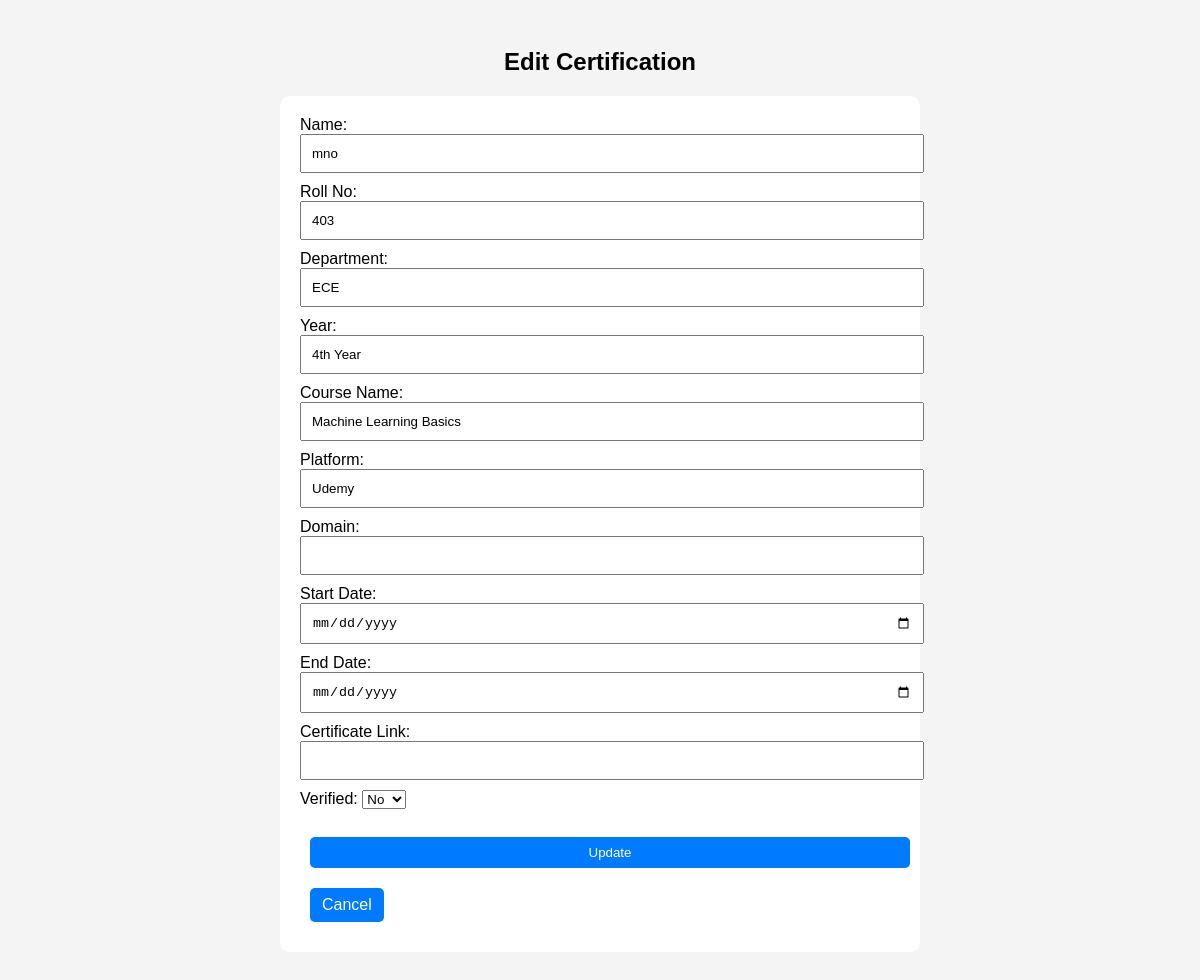
The app's page /edit/51 (signed in), older data.
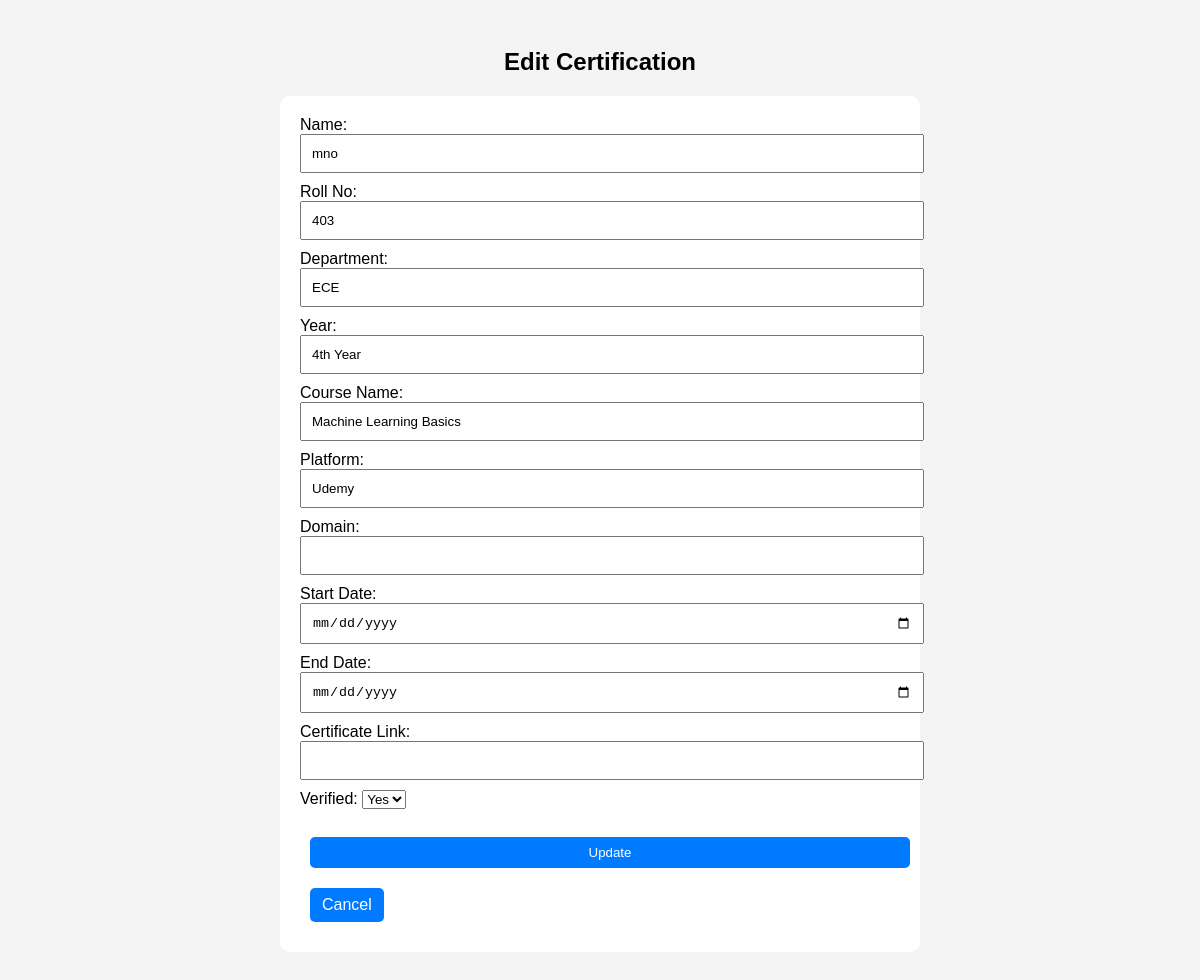
The same page, newer data.
### tables this page shows
CREATE TABLE certifications (
            id INTEGER PRIMARY KEY AUTOINCREMENT,
            name TEXT,
            roll_no TEXT,
            department TEXT,
            year TEXT,
            course_name TEXT,
            platform TEXT,
            domain TEXT,
            start_date TEXT,
            end_date TEXT,
            certificate_link TEXT,
            verified TEXT DEFAULT 'No'
        , completed TEXT DEFAULT 'Not Completed', academic_year TEXT);

### app.py (the view, shortened to what this page needs)
@app.route('/edit/<int:cert_id>', methods=['GET', 'POST'])
def edit_cert(cert_id):
    if 'username' not in session:
        return redirect(url_for('login'))
    conn = sqlite3.connect(DATABASE)
    c = conn.cursor()
    c.execute("SELECT * FROM certifications WHERE id = ?", (cert_id,))
    cert = c.fetchone()
    if session['role'] != 'admin' and cert[3] != session['department']:
        conn.close()
        return "Unauthorized", 403
    conn.close()
    return render_template("edit.html", cert=cert)

### templates/edit.html (shortened to what this page needs)
<!doctype html>
<html>
<head>
    <link rel="stylesheet" href="{{ url_for('static', filename='css/style.css') }}">
</head>
<body>
    <h2 style="text-align:center;">Edit Certification</h2>
    <form method="POST" style="max-width: 600px; margin: auto;">
        <label>Name:</label><input type="text" name="name" value="{{ cert[1] }}" required><br>
        <label>Roll No:</label><input type="text" name="roll_no" value="{{ cert[2] }}" required><br>
		<label>Department:</label><input type="text" name="department" value="{{ cert[3] }}" required><br>
        <label>Year:</label><input type="text" name="year" value="{{ cert[4] }}" required><br>
        <label>Course Name:</label><input type="text" name="course_name" value="{{ cert[5] }}" required><br>
        <label>Platform:</label><input type="text" name="platform" value="{{ cert[6] }}"><br>
        <label>Domain:</label><input type="text" name="domain" value="{{ cert[7] }}"><br>
        <label>Start Date:</label><input type="date" name="start_date" value="{{ cert[8] }}"><br>
        <label>End Date:</label><input type="date" name="end_date" value="{{ cert[9] }}"><br>
        <label>Certificate Link:</label><input type="url" name="certificate_link" value="{{ cert[10] }}"><br>
        <label>Verified:</label>
        <select name="verified">
            <option value="Yes" {% if cert[11] == 'Yes' %}selected{% endif %}>Yes</option>
            <option value="No" {% if cert[11] == 'No' %}selected{% endif %}>No</option>
        </select><br><br>
        <input type="submit" class="btn" value="Update">
        <a href="{{ url_for('index') }}" class="btn">Cancel</a>
    </form>
</body>
</html>

Row changes from the older to the newer data that the page shows:
changed certifications "mno": verified "No" → "Yes"
